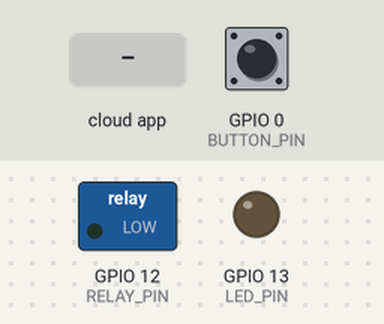
This program was run on a simulated ESP8266 (NodeMCU). On the bench: switched loads named in the program (green lamp = pin HIGH), output pins drawn as LEDs (lit = HIGH). The inputs (shaded band) are chosen by the test bench; at power-on: GPIO 0 (BUTTON_PIN) HIGH. WiFi joins after 1.5 s; servers stay silent unless stated; what the program prints to the serial monitor is not drawn.

Above: at 3.7 s.
3.8 s: GPIO 0 (BUTTON_PIN) pulled LOW for 0.15 s
At 4.2 s:
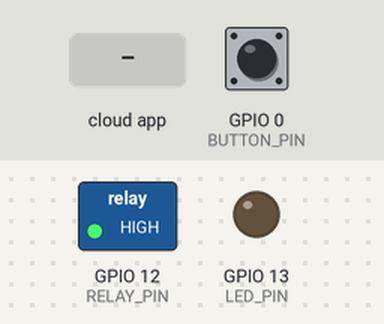
5.8 s: the phone or cloud app sets YOUR-DEVICE-ID to 0
At 7.6 s:
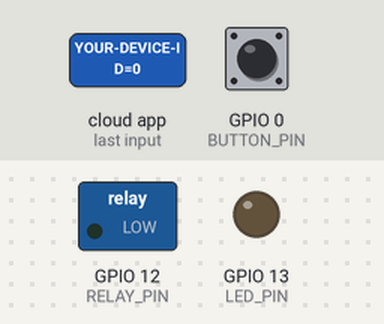
Timing chart, 0 to 9.1 s (numbered marks = the images above; inputs shaded):
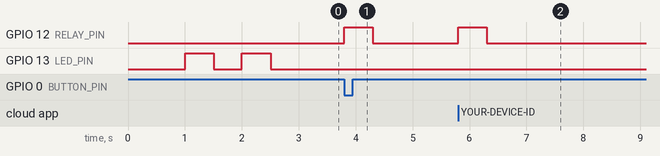

The program:

main.cpp
```cpp
//#define ENABLE_DEBUG

#ifdef ENABLE_DEBUG
       #define DEBUG_ESP_PORT Serial
       #define NODEBUG_WEBSOCKETS
       #define NDEBUG
#endif

#include <Arduino.h>
#ifdef ESP8266
       #include <ESP8266WiFi.h>
#endif
#ifdef ESP32
       #include <WiFi.h>
#endif

#include <SinricPro.h>
#include <SinricProSwitch.h>

/*--------------You need to fill this out. Otherwise, the program will not work.------------------------*/
#define WIFI_SSID         "YOUR-WIFI-SSID"    // your own wifi network
#define WIFI_PASS         "YOUR-WIFI-PASS"    // wifi network password
#define APP_KEY           "YOUR-APP-KEY"      // Should look like "de0bxxxx-1x3x-4x3x-ax2x-5dabxxxxxxxx"
#define APP_SECRET        "YOUR-APP-SECRET"   // Should look like "5f36xxxx-x3x7-4x3x-xexe-e86724a9xxxx-4c4axxxx-3x3x-x5xe-x9x3-333d65xxxxxx"
#define SWITCH_ID         "YOUR-DEVICE-ID"    // Should look like "5dc1564130xxxxxxxxxxxxxx"
/*-----------------------------------------------------------------------------------------------------*/

#define BAUD_RATE          9600

// Board: Sonoff RE5V1C 5V (Based on ESP8285)
// https://templates.blakadder.com/sonoff_RE5V1C.html
// GPIO00	Button1, GPIO12	Relay1, GPIO13	Led1i
#define BUTTON_PIN        0
#define RELAY_PIN         12
#define LED_PIN           13

#define TOGGLE_LED !digitalRead(LED_PIN)


bool buttonState = false;
bool lastButtonState = true;
bool relayState = false;


void relayOn()
{
  Serial.println("Heater Turned ON");
  digitalWrite(RELAY_PIN, HIGH);
  delay(500); //0.5 sec pulse
  digitalWrite(RELAY_PIN, LOW);
}
void relayOff()
{
  Serial.println("Heater Turned OFF");
  digitalWrite(RELAY_PIN, HIGH);
  delay(500); //0.5 sec pulse
  digitalWrite(RELAY_PIN, LOW);
}


bool onPowerState(const String &deviceId, bool &state)
{
  if(state && !relayState)
  {
    relayOn();
    relayState = true;
  }
  else if(!state && relayState)
  {
    relayOff();
    relayState = false;
  }
  //Serial.printf("device %s turned %s\r\n", deviceId.c_str(), state?"on":"off");
  return true;                                // request handled properly
}

void setup()
{
  pinMode(LED_PIN, OUTPUT);
  pinMode(RELAY_PIN, OUTPUT);                 // set relay-pin to output mode
  pinMode(BUTTON_PIN, INPUT_PULLUP);

  delay(1000);
  Serial.begin(BAUD_RATE);


  WiFi.begin(WIFI_SSID, WIFI_PASS);           // start wifi
  Serial.print("Connecting to ");
  Serial.print(WIFI_SSID);
  while (WiFi.status() != WL_CONNECTED)
  {
    Serial.print(".");
    digitalWrite(LED_PIN, TOGGLE_LED);
    delay(500);
  }

  Serial.println();
  Serial.println("Connected to Wi-Fi successful");
  IPAddress localIP = WiFi.localIP();
  Serial.printf("[WiFi]: IP-Address is %d.%d.%d.%d\r\n", localIP[0], localIP[1], localIP[2], localIP[3]);

  SinricProSwitch& mySwitch = SinricPro[SWITCH_ID];   // create new switch device
  mySwitch.onPowerState(onPowerState);                // apply onPowerState callback

  // setup SinricPro
  SinricPro.onConnected([](){ Serial.printf("Connected to SinricPro\r\n"); });
  //SinricPro.onDisconnected([](){ Serial.printf("Disconnected from SinricPro\r\n"); });
  SinricPro.begin(APP_KEY, APP_SECRET); // start SinricPro

  digitalWrite(LED_PIN, LOW); // status led always on
}

void loop()
{
  // if disconnected wifi. try to connect again
  if (WiFi.status() != WL_CONNECTED)
  {
    digitalWrite(LED_PIN, HIGH); // connection problem turn off led
    Serial.print("Trying to connect ");
    Serial.print(WIFI_SSID);
    Serial.println("...");
    WiFi.begin(WIFI_SSID, WIFI_PASS);
    delay(500);

    if (WiFi.waitForConnectResult() != WL_CONNECTED)
      return;
    Serial.println("WiFi Connected");
    digitalWrite(LED_PIN, LOW); // connected again turn on led
  }

  // handle SinricPro commands
  SinricPro.handle(); // handle SinricPro commands

  //handel button commands
  buttonState = digitalRead(BUTTON_PIN);
  if(!buttonState && (buttonState != lastButtonState))
  {
    if(!relayState)
    {
      relayOn();
      relayState = true;
    }
    else if (relayState)
    {
      relayOff();
      relayState = false;
    }
  }
  lastButtonState = buttonState;
}
```

Measured:
- after the input at 3.8 s, GPIO 12 (RELAY_PIN): LOW → HIGH at once, → LOW 0.50 s later
- after the input at 5.8 s, GPIO 12 (RELAY_PIN): LOW → HIGH at once, → LOW 0.50 s later
